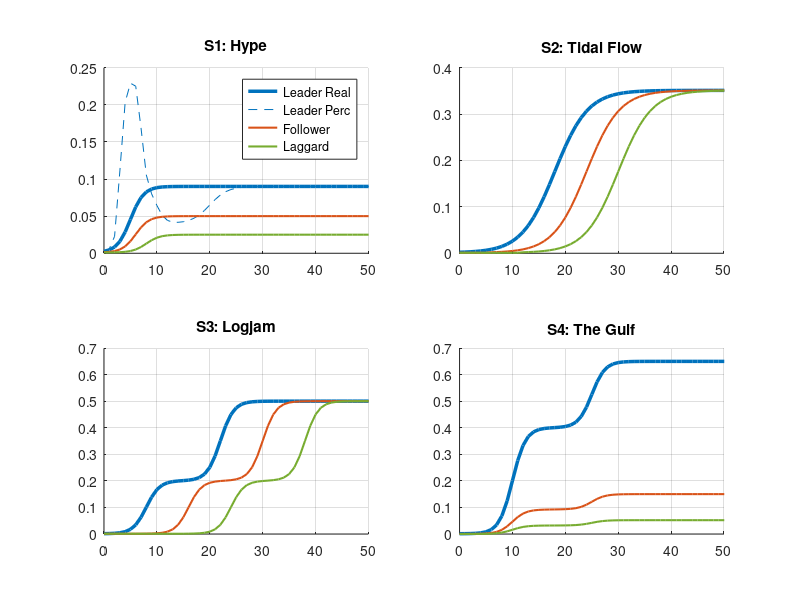

This chart was generated by the following MATLAB code:
%% Standalone Beta Scenario Tester (Target: Leader Max at T=30)
clear; clc; close all;

% --- 0. GLOBAL CONTROLS ---
T = 60;
t = 0:T;
b_start = 0.001;
steepness_gen = 0.8; 

% --- 1. HYPE PARAMETERS (Scenario 1) ---
hype_realized_max_A = 0.09;
hype_realized_max_B = 0.05;
hype_realized_max_C = 0.025;
hype_perc_peak = 0.19;
hype_trough_depth = 0.05;

% --- 2. TIDAL FLOW PARAMETERS (Scenario 2) ---
tidal_max = 0.35;
tidal_lag_B = 6;
tidal_lag_C = 12;
tidal_midpoint = 18;
tidal_steepness = 0.32;       

% --- 3. Staggered Flow PARAMETERS (Scenario 3) ---
logjam_max = 0.50;
logjam_plateau_dur = 6;     
logjam_lag_B = 8;
logjam_mid1 = 8; 
logjam_mid2 = logjam_mid1 + 8 + logjam_plateau_dur;

% --- 4. GULF PARAMETERS (Scenario 4) ---
gulf_max = 0.65;
gulf_plateau_gap = 10;       
gulf_leakage_B = 0.231;       
gulf_leakage_C = 0.08;       
gulf_mid1 = 10;
gulf_mid2 = gulf_mid1 + gulf_plateau_gap + 5; 

%% --- GENERATION ---

% SCENARIO 1: Hype
beta_A1 = b_start + ((hype_realized_max_A - b_start) ./ (1 + exp(-steepness_gen * (t - 5))));
S_peak = (1 ./ (1 + exp(-2.5 * (t - 3)))) .* (1 ./ (1 + exp(1.8 * (t - 7))));
S_trough = (1 ./ (1 + exp(-1.2 * (t - 10)))) .* (1 ./ (1 + exp(0.6 * (t - 20))));
beta_perc_A1 = max(1e-6, beta_A1 + (hype_perc_peak * S_peak) - (hype_trough_depth * S_trough));
beta_B1 = b_start + ((hype_realized_max_B - b_start) ./ (1 + exp(-steepness_gen * (t - 6))));
beta_C1 = b_start + ((hype_realized_max_C - b_start) ./ (1 + exp(-steepness_gen * (t - 8))));

% SCENARIO 2: Tidal Flow
beta_A2 = b_start + (tidal_max ./ (1 + exp(-tidal_steepness * (t - tidal_midpoint)))); 
beta_B2 = [ones(1, tidal_lag_B)*b_start, beta_A2(1:end-tidal_lag_B)];
beta_C2 = [ones(1, tidal_lag_C)*b_start, beta_A2(1:end-tidal_lag_C)];

% SCENARIO 3: Logjam
beta_A3 = b_start + (0.20./(1+exp(-steepness_gen*(t-logjam_mid1))) + ...
          (logjam_max-0.20)./(1+exp(-steepness_gen*(t-logjam_mid2))));
beta_B3 = [ones(1, logjam_lag_B)*b_start, beta_A3(1:end-logjam_lag_B)];
beta_C3 = [ones(1, logjam_lag_B*2)*b_start, beta_A3(1:end-logjam_lag_B*2)];

% SCENARIO 4: The Gulf
beta_A4 = b_start + (0.4./(1+exp(-0.8*(t-gulf_mid1))) + ...
          (gulf_max-0.4)./(1+exp(-0.8*(t-gulf_mid2))));
beta_B4 = beta_A4 * gulf_leakage_B;
beta_C4 = beta_A4 * gulf_leakage_C;

%% --- PLOTTING ---
figure('Color', 'w', 'Position', [100, 100, 1200, 800]);
clrs = [0 0.447 0.741; 0.85 0.325 0.098; 0.466 0.674 0.188]; % Blue, Red, Green

titles = {'S1: Hype', 'S2: Tidal Flow', 'S3: Logjam', 'S4: The Gulf'};
data_A = {beta_A1, beta_A2, beta_A3, beta_A4};
data_perc = {beta_perc_A1, [], [], []};
data_others = {{beta_B1, beta_C1}, {beta_B2, beta_C2}, {beta_B3, beta_C3}, {beta_B4, beta_C4}};

for i = 1:4
    subplot(2,2,i); hold on;
    plot(t, data_A{i}, 'Color', clrs(1,:), 'LineWidth', 2.5);
    if ~isempty(data_perc{i})
        plot(t, data_perc{i}, '--', 'Color', clrs(1,:));
    end
    plot(t, data_others{i}{1}, 'Color', clrs(2,:), 'LineWidth', 1.5);
    plot(t, data_others{i}{2}, 'Color', clrs(3,:), 'LineWidth', 1.5);
    title(titles{i}); grid on; xlim([0 50]);
    if i == 1, legend('Leader Real', 'Leader Perc', 'Follower', 'Laggard'); end
end
